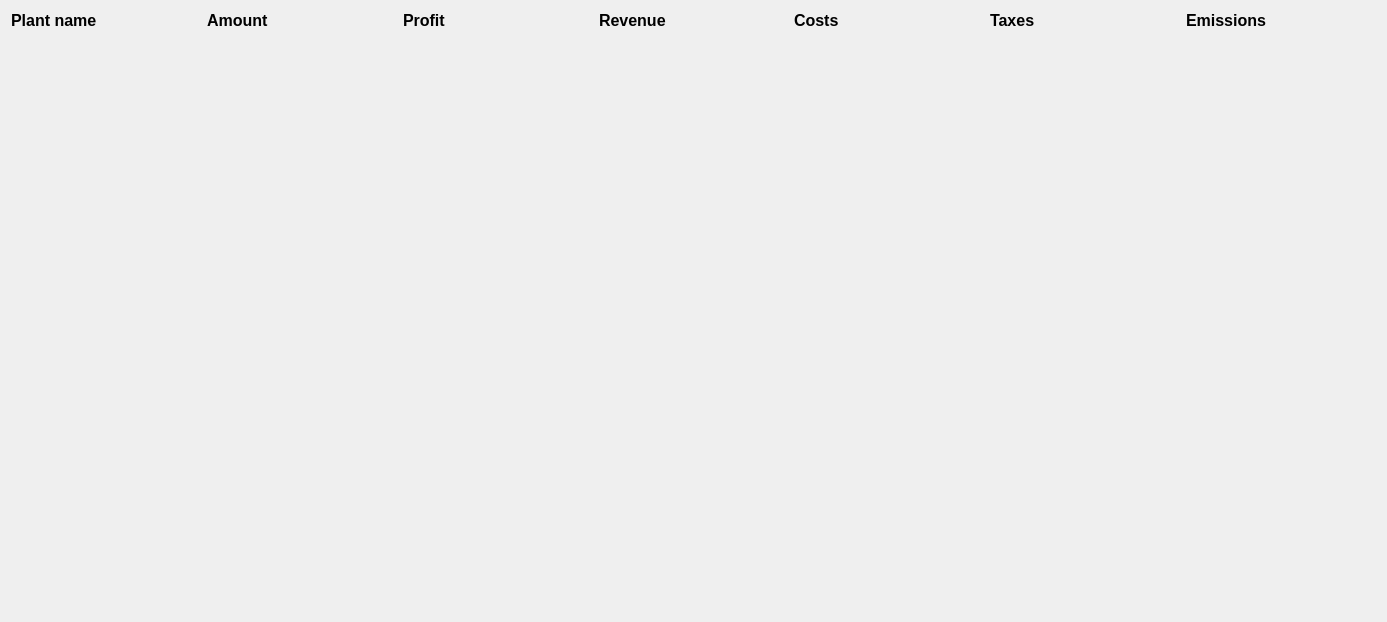
                  <widget class="QWidget" name="scrollAreaWidgetContents_6">
                   <property name="geometry">
                    <rect>
                     <x>0</x>
                     <y>0</y>
                     <width>1387</width>
                     <height>622</height>
                    </rect>
                   </property>
                   <layout class="QVBoxLayout" name="verticalLayout_43">
                    <item>
                     <layout class="QGridLayout" name="post_results_gridLayout">
                      <item row="0" column="3">
                       <widget class="QLabel" name="label_139">
                        <property name="minimumSize">
                         <size>
                          <width>50</width>
                          <height>0</height>
                         </size>
                        </property>
                        <property name="font">
                         <font>
                          <pointsize>12</pointsize>
                          <weight>75</weight>
                          <bold>true</bold>
                         </font>
                        </property>
                        <property name="toolTip">
                         <string>The profits made by this bid</string>
                        </property>
                        <property name="text">
                         <string>Revenue</string>
                        </property>
                       </widget>
                      </item>
                      <item row="0" column="4">
                       <widget class="QLabel" name="label_140">
                        <property name="minimumSize">
                         <size>
                          <width>50</width>
                          <height>0</height>
                         </size>
                        </property>
                        <property name="font">
                         <font>
                          <pointsize>12</pointsize>
                          <weight>75</weight>
                          <bold>true</bold>
                         </font>
                        </property>
                        <property name="toolTip">
                         <string>The profits made by this bid</string>
                        </property>
                        <property name="text">
                         <string>Costs</string>
                        </property>
                       </widget>
                      </item>
                      <item row="0" column="5">
                       <widget class="QLabel" name="label_141">
                        <property name="minimumSize">
                         <size>
                          <width>50</width>
                          <height>0</height>
                         </size>
                        </property>
                        <property name="font">
                         <font>
                          <pointsize>12</pointsize>
                          <weight>75</weight>
                          <bold>true</bold>
                         </font>
                        </property>
                        <property name="toolTip">
                         <string>The profits made by this bid</string>
                        </property>
                        <property name="text">
                         <string>Taxes</string>
                        </property>
                       </widget>
                      </item>
                      <item row="0" column="1">
                       <widget class="QLabel" name="label_142">
                        <property name="minimumSize">
                         <size>
                          <width>70</width>
                          <height>0</height>
                         </size>
                        </property>
                        <property name="font">
                         <font>
                          <pointsize>12</pointsize>
                          <weight>75</weight>
                          <bold>true</bold>
                         </font>
                        </property>
                        <property name="toolTip">
                         <string>The capacity accepted and offered for this bid</string>
                        </property>
                        <property name="text">
                         <string>Amount</string>
                        </property>
                       </widget>
                      </item>
                      <item row="0" column="2">
                       <widget class="QLabel" name="label_143">
                        <property name="minimumSize">
                         <size>
                          <width>50</width>
                          <height>0</height>
                         </size>
                        </property>
                        <property name="font">
                         <font>
                          <pointsize>12</pointsize>
                          <weight>75</weight>
                          <bold>true</bold>
                         </font>
                        </property>
                        <property name="toolTip">
                         <string>The profits made by this bid</string>
                        </property>
                        <property name="text">
                         <string>Profit</string>
                        </property>
                       </widget>
                      </item>
                      <item row="0" column="0">
                       <widget class="QLabel" name="label_144">
                        <property name="minimumSize">
                         <size>
                          <width>95</width>
                          <height>0</height>
                         </size>
                        </property>
                        <property name="font">
                         <font>
                          <pointsize>12</pointsize>
                          <weight>75</weight>
                          <bold>true</bold>
                         </font>
                        </property>
                        <property name="statusTip">
                         <string>The name of the plant for this bid</string>
                        </property>
                        <property name="text">
                         <string>Plant name</string>
                        </property>
                       </widget>
                      </item>
                      <item row="0" column="6">
                       <widget class="QLabel" name="label_145">
                        <property name="minimumSize">
                         <size>
                          <width>50</width>
                          <height>0</height>
                         </size>
                        </property>
                        <property name="font">
                         <font>
                          <pointsize>12</pointsize>
                          <weight>75</weight>
                          <bold>true</bold>
                         </font>
                        </property>
                        <property name="toolTip">
                         <string>The profits made by this bid</string>
                        </property>
                        <property name="text">
                         <string>Emissions</string>
                        </property>
                       </widget>
                      </item>
                     </layout>
                    </item>
                    <item>
                     <layout class="QVBoxLayout" name="post_results_verticalLayout_emptyList"/>
                    </item>
                    <item>
                     <spacer name="verticalSpacer_17">
                      <property name="orientation">
                       <enum>Qt::Vertical</enum>
                      </property>
                      <property name="sizeHint" stdset="0">
                       <size>
                        <width>20</width>
                        <height>40</height>
                       </size>
                      </property>
                     </spacer>
                    </item>
                   </layout>
                  </widget>
